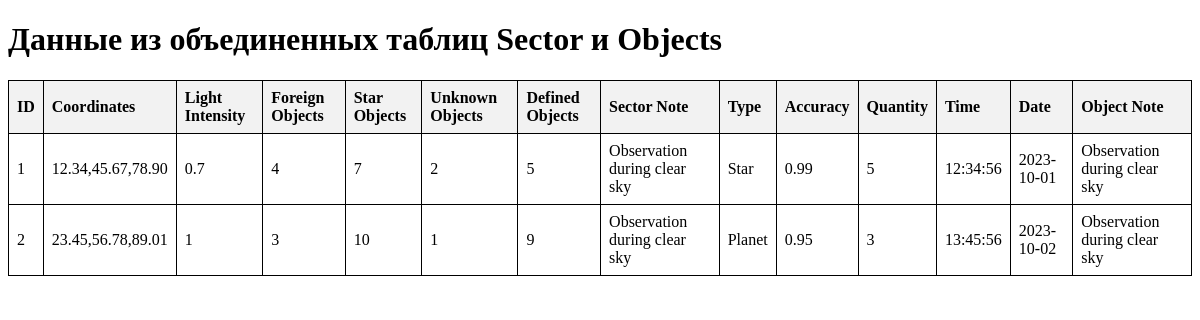
Screenshot of /join.php with the database file from the repository.
### tables this page shows
CREATE TABLE Sector (
    id INT AUTO_INCREMENT PRIMARY KEY,
    coordinates VARCHAR(255) NOT NULL,
    light_intensity FLOAT NOT NULL,
    foreign_objects INT NOT NULL,
    star_objects INT NOT NULL,
    unknown_objects INT NOT NULL,
    defined_objects INT NOT NULL,
    note TEXT
);

CREATE TABLE Objects (
    id INT AUTO_INCREMENT PRIMARY KEY,
    type VARCHAR(255) NOT NULL,
    accuracy FLOAT NOT NULL,
    quantity INT NOT NULL,
    time TIME NOT NULL,
    date DATE NOT NULL,
    note TEXT
);

### join.php (the view, shortened to what this page needs)
<?php
include 'config.php';
$table1 = 'Sector';
$table2 = 'Objects';
?>
<!doctype html>
<html lang="en">
<head>
</head>
<body>
    <h1>Данные из объединенных таблиц Sector и Objects</h1>
    <table>
        <tr>
            <th>ID</th>
            <th>Coordinates</th>
            <th>Light Intensity</th>
            <th>Foreign Objects</th>
            <th>Star Objects</th>
            <th>Unknown Objects</th>
            <th>Defined Objects</th>
            <th>Sector Note</th>
            <th>Type</th>
            <th>Accuracy</th>
            <th>Quantity</th>
            <th>Time</th>
            <th>Date</th>
            <th>Object Note</th>
        </tr>
        <?php
        try {
            $stmt = $conn->prepare("CALL joinTables(:table1, :table2)");
            $stmt->bindParam(':table1', $table1);
            $stmt->bindParam(':table2', $table2);
            $stmt->execute();
            while ($row = $stmt->fetch(PDO::FETCH_ASSOC)) {
                echo "<tr>
                        <td>" . $row['id'] . "</td>
                        <td>" . $row['coordinates'] . "</td>
                        <td>" . $row['light_intensity'] . "</td>
                        <td>" . $row['foreign_objects'] . "</td>
                        <td>" . $row['star_objects'] . "</td>
                        <td>" . $row['unknown_objects'] . "</td>
                        <td>" . $row['defined_objects'] . "</td>
                        <td>" . $row['note'] . "</td>
                        <td>" . $row['type'] . "</td>
                        <td>" . $row['accuracy'] . "</td>
                        <td>" . $row['quantity'] . "</td>
                        <td>" . $row['time'] . "</td>
                        <td>" . $row['date'] . "</td>
                        <td>" . $row['note'] . "</td>
                      </tr>";
            }
        } catch(PDOException $e) {
            echo "Error: " . $e->getMessage();
        }
        ?>
    </table>
</body>
</html>

### join.php (style rules this page uses)
table { width: 100%; border-collapse: collapse; }
table, th, td { border: 1px solid black; }
th, td { padding: 8px; text-align: left; }
th { background-color: #f2f2f2; }

### rows the page displays
sector: objects.id "1", coordinates "12.34,45.67,78.90", light_intensity "0.7", foreign_objects "4", star_objects "7", unknown_objects "2", defined_objects "5", objects.note "Observation during clear sky", objects.type "Star", objects.accuracy "0.99", objects.quantity "5", objects.time "12:34:56", objects.date "2023-10-01"
sector: objects.id "2", coordinates "23.45,56.78,89.01", light_intensity "1", foreign_objects "3", star_objects "10", unknown_objects "1", defined_objects "9", objects.note "Observation during clear sky", objects.type "Planet", objects.accuracy "0.95", objects.quantity "3", objects.time "13:45:56", objects.date "2023-10-02"
